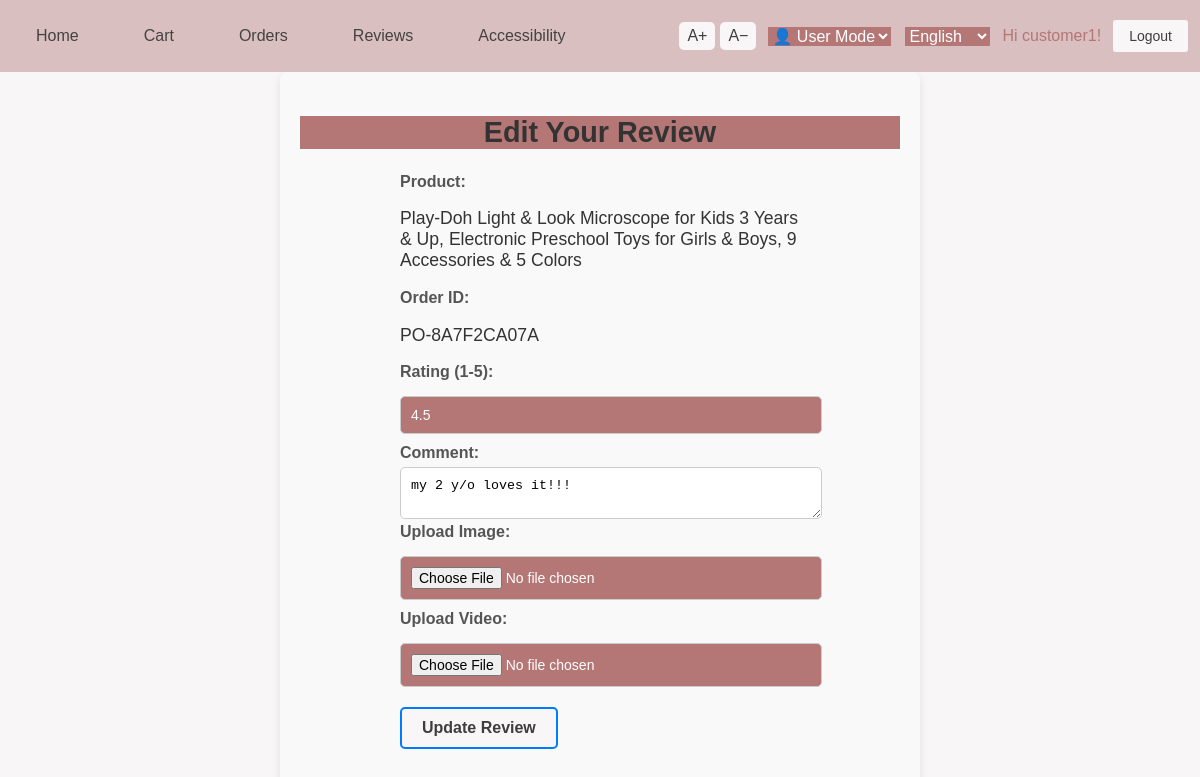
The page /reviews/edit_review/1/ (signed in) on the database its author committed.
### ecommerce/models.py (models this page shows, shortened)
class Product(models.Model):
    STATUS_CHOICES = [
        ('stock', _('Stock')),
        ('out_of_stock', _('Out of Stock')),
    ]
    PRODUCT_TYPE_CHOICES = [
        ('tangible', _('Tangible')),
        ('virtual', _('Virtual')),
    ]
    product_id = models.UUIDField(primary_key=True, default=uuid.uuid4, help_text=_('Unique ID for this product across whole shopping mall'))
    product_name = models.CharField(max_length=300, default="", verbose_name=_("Product Name"))
    price = models.DecimalField(max_digits=10, decimal_places=2, default=0.0)
    is_active = models.BooleanField(default=True)
    description = models.TextField(default="", verbose_name=_("Description"))
    thumbnail_image = models.ImageField(upload_to='product_thumbnails/')
    vendor = models.ForeignKey('vendor.Vendor', on_delete=models.CASCADE, related_name='products', default=1)
    stock_quantity = models.PositiveIntegerField(default=0)
    min_age = models.PositiveIntegerField(default=0, help_text=_("Minimum age suitable for the product"))
    max_age = models.PositiveIntegerField(default=0, help_text=_("Maximum age suitable for the product"))
    product_type = models.CharField(max_length=10, choices=PRODUCT_TYPE_CHOICES, default='tangible', verbose_name=_("Product Type"))
    warnings = models.TextField(blank=True, default="", help_text=_("Warnings or safety notes related to the product"))
    materials = models.CharField(max_length=255, blank=True, default="", help_text=_("Comma-separated list of materials"))
    safety_score = models.DecimalField(max_digits=5, decimal_places=2, null=True, blank=True)
    safety_issues = models.JSONField(default=list)  # Store issues like 'small_parts', 'sharp_edges', etc.
    sharpness_category_score = models.PositiveIntegerField(default=0, help_text=_("Sharpness category score (1=Dull, 3=Medium, 5=Sharp)"))
    vhd_score = models.DecimalField(max_digits=5, decimal_places=2, null=True, blank=True, help_text=_("Visual Hazard Detection score"))

### shoppingcart/models.py (models this page shows, shortened)
class Order(models.Model):
    STATUS_CHOICES_TANGIBLE = [
        ('pending', 'Pending'),
        ('shipped', 'Shipped'),
        ('cancelled', 'Cancelled'),
        ('hold', 'Hold'),
        ('delivered', 'Delivered')
    ]
    STATUS_CHOICES_VIRTUAL = [
        ('pending', 'Pending'),
        ('ticket-issued', 'Ticket Issued'),
        ('complete', 'Complete'),
        ('refunded', 'Refunded'),
    ]
    po_number = models.CharField(max_length=20, unique=True, editable=False, default='', null=True, blank=True)
    customer = models.ForeignKey(User, on_delete=models.CASCADE, related_name='customer_orders', default=1)
    total_amount = models.DecimalField(max_digits=10, decimal_places=2, default=0.00)
    purchase_date = models.DateTimeField(default=timezone.now)
    status = models.CharField(max_length=20, choices=STATUS_CHOICES_TANGIBLE, default='pending')
    shipping_address = models.TextField()
    shipment_date = models.DateTimeField(null=True, blank=True)
    cancel_date = models.DateTimeField(null=True, blank=True)
    ticket_issue_date = models.DateTimeField(null=True, blank=True)
    refund_date = models.DateTimeField(null=True, blank=True)
    hold_date = models.DateTimeField(null=True, blank=True)
    complete_date = models.DateTimeField(null=True, blank=True)
    pending_date = models.DateTimeField(null=True, blank=True)
    delivered_date = models.DateTimeField(null=True, blank=True)
    user = models.ForeignKey(settings.AUTH_USER_MODEL, on_delete=models.CASCADE, related_name='orders', null=True, blank=True)

### review/models.py (models this page shows, shortened)
class Review(models.Model):
    user = models.ForeignKey(User, on_delete=models.CASCADE)
    product = models.ForeignKey(Product, on_delete=models.CASCADE, related_name='reviews')
    order = models.ForeignKey(Order, on_delete=models.CASCADE)
    rating = models.DecimalField(max_digits=3, decimal_places=1)
    comment = models.TextField()
    created_at = models.DateTimeField(auto_now_add=True)
    image = models.ImageField(upload_to='review_images/', blank=True, null=True)
    video = models.FileField(upload_to='review_videos/', blank=True, null=True)
    last_edited = models.DateTimeField(null=True, blank=True)
    vendor_response = models.TextField(blank=True, null=True)

### review/views.py (the view)
# urls.py: path('edit_review/<int:review_id>/', views.edit_review, name='edit_review'),
@login_required
def edit_review(request, review_id):
    review = get_object_or_404(Review, id=review_id, user=request.user)
    if request.method == "POST":
        form = ReviewForm(request.POST, request.FILES, instance=review)
        if form.is_valid():
            updated_review = form.save(commit=False)
            updated_review.save()  # Offensive language will be censored automatically in the save method.
            messages.success(request, "Review updated successfully!")
            return redirect("my_reviews")
    else:
        form = ReviewForm(instance=review)
    return render(request, "review/edit_review.html", {"form": form, "product": review.product, "order": review.order})

### review/forms.py
class ReviewForm(forms.ModelForm):
    class Meta:
        model = Review
        fields = ['rating', 'comment', 'image', 'video']
        widgets = {
            'rating': forms.NumberInput(attrs={
                'min': 1,
                'max': 5,
                'step': 0.1,  # Allow more precise decimal input
                'class': 'form-control rating-input'
            }),
            'comment': forms.Textarea(attrs={
                'class': 'form-control',
                'rows': 3,
                'placeholder': "Write your review here..."
            }),
            'image': forms.FileInput(attrs={'class': 'form-control'}),
            'video': forms.FileInput(attrs={'class': 'form-control'}),
        }

### ecommerce/context_processors.py (called while the page is built)
def currency_context(request):
    lang = request.LANGUAGE_CODE
    config = settings.LANGUAGE_CURRENCY_MAP.get(lang, {'symbol': '¥', 'rate': 1})
    return {
        'currency_symbol': config['symbol'],
        'currency_rate': config['rate'],
    }

### templates/review/edit_review.html (shortened to what this page needs)
{% extends "base.html" %}
{% load i18n %}
{% block content %}
<div class="container mt-5">
    <div class="edit-review-container">
        <h2 class="text-center mb-4">{% trans "Edit Your Review" %}</h2>
        <form method="post" enctype="multipart/form-data">
            <div class="mb-3">
                <label class="form-label">{% trans "Product:" %}</label>
                <p class="fw-bold">{{ product.product_name }}</p>
            </div>
            <div class="mb-3">
                <label class="form-label">{% trans "Order ID:" %}</label>
                <p class="fw-bold">{{ order.po_number }}</p>
            </div>
            <div class="mb-3">
                <label class="form-label">{% trans "Rating (1-5):" %}</label>
                <input type="number" step="0.1" name="rating" min="1" max="5" class="form-control" value="{{ form.rating.value|default:1 }}">
            </div>
            <div class="mb-3">
                <label class="form-label">{% trans "Comment:" %}</label>
                <textarea name="comment" class="form-control" placeholder="{% trans 'Write your review here...' %}">{{ form.comment.value|default_if_none:'' }}</textarea>
            </div>
            <div class="mb-3">
                <label class="form-label">{% trans "Upload Image:" %}</label>
                <input type="file" name="image" class="form-control">
            </div>
            <div class="mb-3">
                <label class="form-label">{% trans "Upload Video:" %}</label>
                <input type="file" name="video" class="form-control">
            </div>
            <div class="text-center">
                <button type="submit" class="btn btn-primary w-50">{% trans "Update Review" %}</button>
            </div>
        </form>
    </div>
</div>
{% endblock %}

### templates/base.html (shortened to what this page needs)
<!DOCTYPE html>
<html lang="{{ LANGUAGE_CODE }}">
<head>
    {% load static i18n %}
    {% load i18n currency_filters %}
    <link rel="stylesheet" href="{% static 'css/base.css' %}">
    <link rel="stylesheet" href="https://cdnjs.cloudflare.com/ajax/libs/font-awesome/5.15.4/css/all.min.css">
</head>
<body>
    <nav id="menu" class="nav-container" role="navigation" aria-label="{% trans 'Main Navigation' %}">
        <ul>
            <li><a href="{% url 'home' %}">{% trans "Home" %}</a></li>
            {% if user.is_authenticated %}
                <li><a href="{% url 'shopping_cart' %}">{% trans "Cart" %}</a></li>
                <li><a href="{% url 'order_list' %}">{% trans "Orders" %}</a></li>
                <li><a href="{% url 'my_reviews' %}">{% trans "Reviews" %}</a></li>
                <li><a href="#" id="accessibility-btn">{% trans "Accessibility" %}</a></li>
            {% endif %}
        </ul>
        <div class="nav-right-group">
            <div class="font-size-controls" role="group" aria-label="{% trans 'Font Size Controls' %}">
                <button type="button" class="mobility-btn" onclick="increaseFontSize()" aria-label="{% trans 'Increase font size' %}">A+</button>
                <button type="button" class="mobility-btn" onclick="decreaseFontSize()" aria-label="{% trans 'Decrease font size' %}">A−</button>
            </div>
            <select id="user-profile-select" class="mobility-control" onchange="handleProfileSelect(this.value)" aria-label="{% trans 'Choose Accessibility Mode' %}">
                <option value="" disabled selected hidden>{% trans "👤 User Mode" %}</option>
            </select>
            <form method="post" action="{% url 'set_language' %}">
                <select id="language-select" name="language" class="mobility-control" onchange="this.form.submit()" aria-label="{% trans 'Language selection' %}">
                    <option value="en" {% if LANGUAGE_CODE == 'en' %}selected{% endif %}>English</option>
                </select>
            </form>
            {% if request.user.is_authenticated %}
            <p class="user-name">{% trans "Hi" %} {{ user.username }}!</p>
            <form action="{% url 'logout' %}" method="post">
                <button type="submit" class="mobility-btn" aria-label="{% trans 'Logout' %}">{% trans "Logout" %}</button>
            </form>
            {% endif %}
        </div>
    </nav>
    <main id="content-wrapper" role="main" aria-label="{% trans 'Page Content' %}">
        {% block content %}{% endblock content %}
    </main>
</body>

### static/css/base.css (style rules this page uses)
:root { --bg-color: #F9F6F7; --text-color: #3E3E3E; --button-bg: #b57676; --button-text: #FFFFFF; --border-color: #D9BFBF; --link-color: #180d0d; --hover-bg: #a75b5b; --hover-text: #FFFFFF; }
body { cursor: auto; font-family: Arial, Helvetica, sans-serif; font-size: 1rem; color: var(--text-color) !important; margin: 0; padding: 0; box-sizing: border-box; transform-origin: top left; width: auto; min-width: 100vw; background-color: var(--bg-color, #ffffff); }
select, option { font-size: inherit !important; }
form { max-width: 400px; margin: 20px auto; padding: auto; background-color: transparent; border-radius: 8px; }
input, button { padding: 10px; margin-top: 10px; margin-bottom: 10px; border: 1px solid #ccc; border-radius: 5px; font-size: 0.875rem; padding: 0.5rem 1rem; }
button { background-color: #004c99; color: white; border: none; cursor: pointer; transition: background-color 0.3s ease; }
#menu, .product-info, button, body { background-color: var(--bg-color) !important; color: var(--text-color) !important; }
#menu { background-color: var(--border-color) !important; color: var(--button-bg) !important; overflow: hidden; margin: 0; display: flex; justify-content: space-between; align-items: center; padding: 10px 20px; height: auto; flex-wrap: nowrap; width: 100%; position: fixed; top: 0px; z-index: 1000; }
#menu ul { list-style: none; margin: 0; padding: 0; display: flex; align-items: center; flex-wrap: nowrap; gap: 8px; }
#menu ul li { margin-right: 15px; display: flex; align-items: center; height: 100%; }
#menu ul a { text-decoration: none; color: #454242; height: 36px; padding: 8px 16px; transition: background-color 0.3s ease; border-radius: 5px; display: flex; align-items: center; }
.nav-container { display: flex; align-items: center; justify-content: space-between; flex-wrap: nowrap; width: 100%; overflow: hidden; max-height: 60px; }
.nav-container select { margin-right: 25px; }
.nav-container a, .nav-container button { margin-right: 10px; }
html { overflow-x: auto; overflow-y: auto; width: 100%; min-width: 100vw; }
body { background-color: var(--bg-color); color: var(--text-color); }
button { background-color: var(--button-bg); color: var(--button-text); border: 1px solid var(--border-color); }
a { color: var(--text-color); }
button, input, select { background-color: var(--button-bg); color: var(--button-text); border: 2px solid var(--border-color); }
[data-theme] #menu, .product-info, button, body { background-color: var(--bg-color) !important; color: var(--text-color) !important; }
#menu { background-color: var(--button-bg); color: var(--button-text); }
body { min-height: 100vh; }
h2, h3 { text-align: center; background-color: var(--button-bg); }
.nav-right-group { display: flex; align-items: center; justify-content: flex-end; gap: 10px; margin-left: auto; flex-wrap: nowrap; margin-right: 30px; }
.nav-right-group select, .nav-right-group form, .nav-right-group .font-size-controls, .nav-right-group p, .nav-right-group button { margin: 0; white-space: nowrap; }
#menu ul li a#accessibility-btn { display: flex; align-items: center; justify-content: center; height: 36px; padding: 8px 16px; font-size: 1rem; line-height: 1; vertical-align: middle; border-radius: 5px; }

### templates/base.html (style rules this page uses)
.nav-container { display: flex; align-items: center; justify-content: space-between; width: 100%; }
.font-size-controls { display: flex; gap: 5px; margin-left: 10px; }
.font-size-controls button { padding: 5px 8px; font-size: 1rem; background-color: #28a745; color: white; border: none; border-radius: 5px; cursor: pointer; }

### templates/review/edit_review.html (style rules this page uses)
.edit-review-container { max-width: 600px; margin: 0 auto; background-color: #f9f9f9; border-radius: 8px; box-shadow: 0 4px 8px rgba(0, 0, 0, 0.1); padding: 20px; }
.edit-review-container h2 { font-size: 1.8rem; font-weight: bold; color: #333; }
.edit-review-container label { font-weight: bold; color: #555; }
.edit-review-container .form-control { border-radius: 5px; border: 1px solid #ccc; padding: 10px; width: 100%; }
.edit-review-container .btn-primary { background-color: #007bff; border-color: #007bff; padding: 10px 20px; font-size: 1rem; font-weight: bold; border-radius: 5px; }
.edit-review-container .fw-bold { font-size: 1.1rem; color: #333; }
.edit-review-container .form-label { margin-bottom: 5px; display: block; }

### rows shown on the page
Product: product_name "Play-Doh Light & Look Microscope for Kids 3 Years & Up, Electronic Preschool Toys for Girls & Boys, 9 Accessories & 5 Colors"
Order: po_number "PO-8A7F2CA07A"
Review: rating "4.5", comment "my 2 y/o loves it!!!"

### other values the page prints
{{ user.username }} "customer1"
